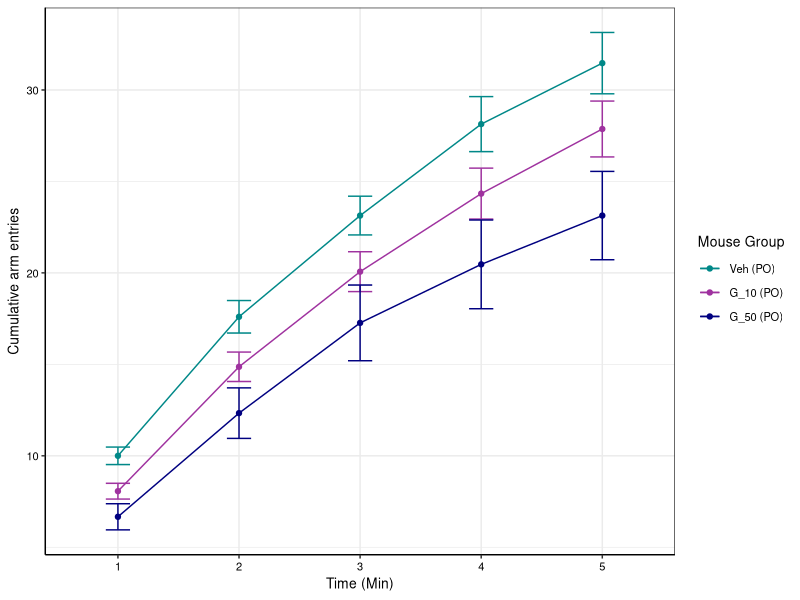
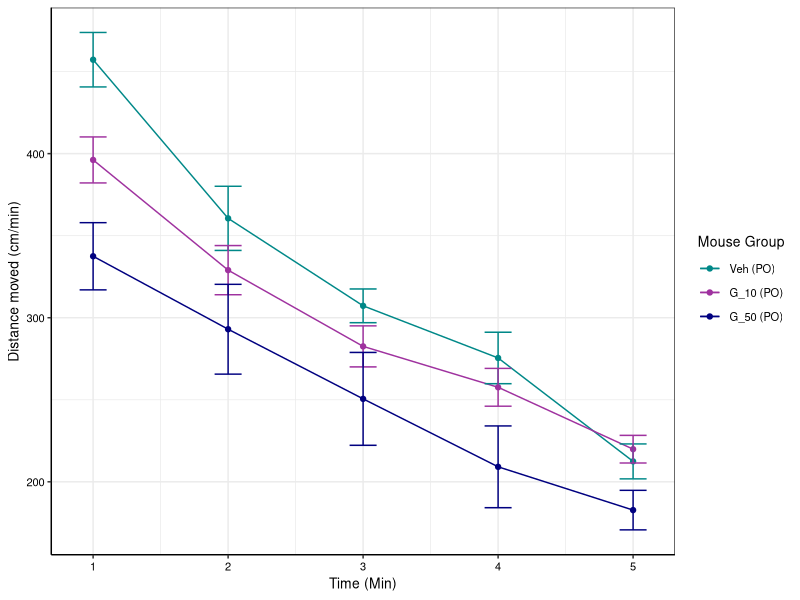
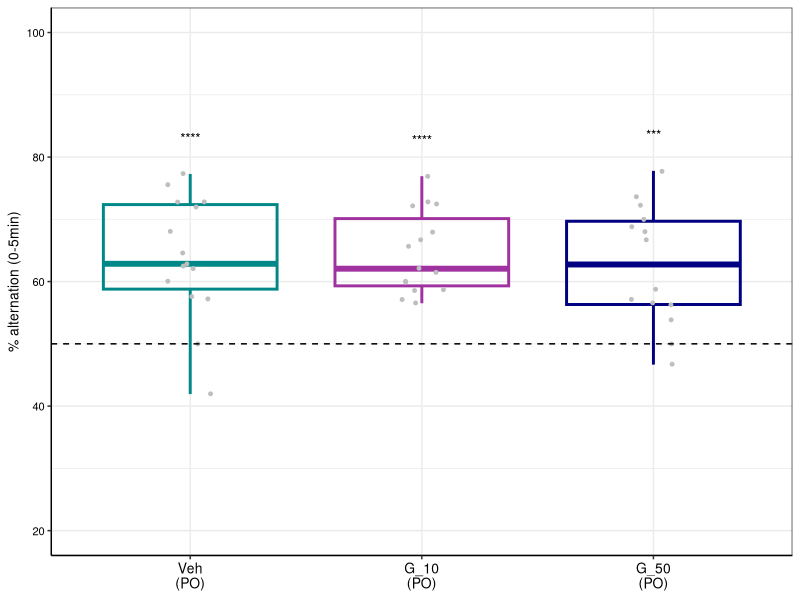
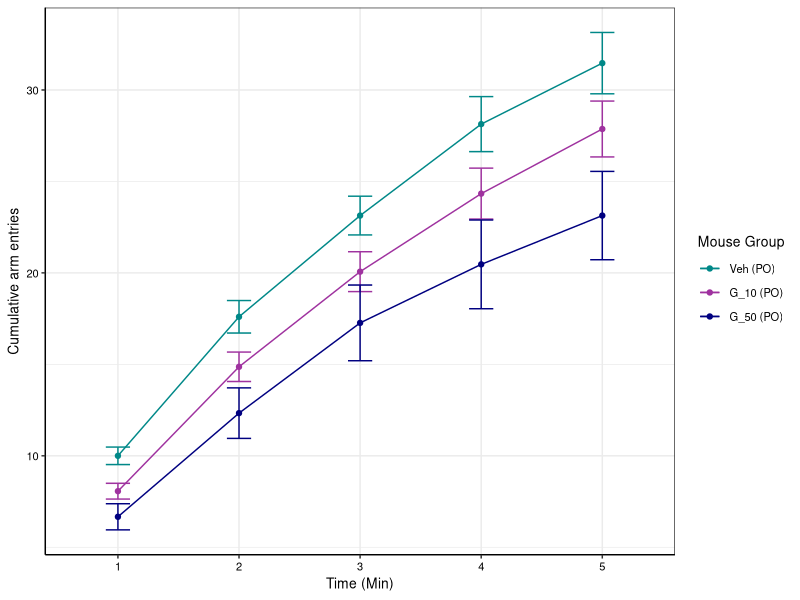
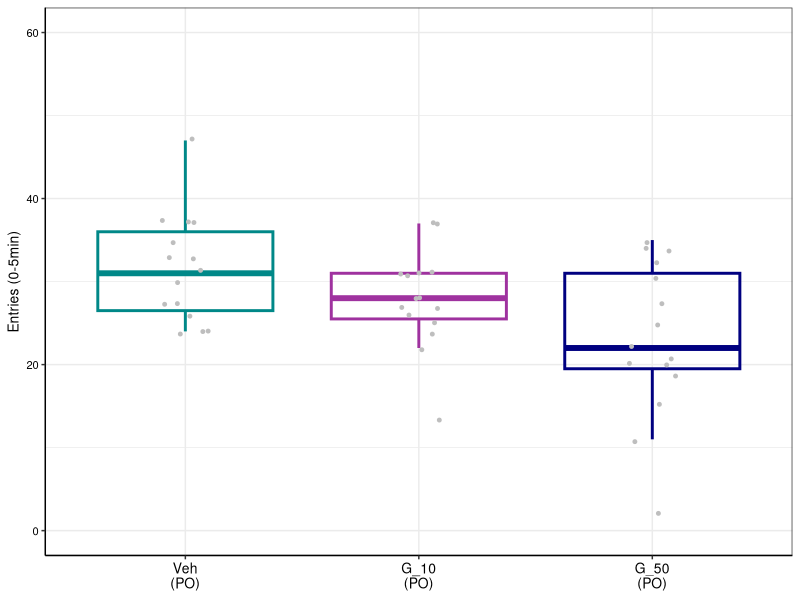
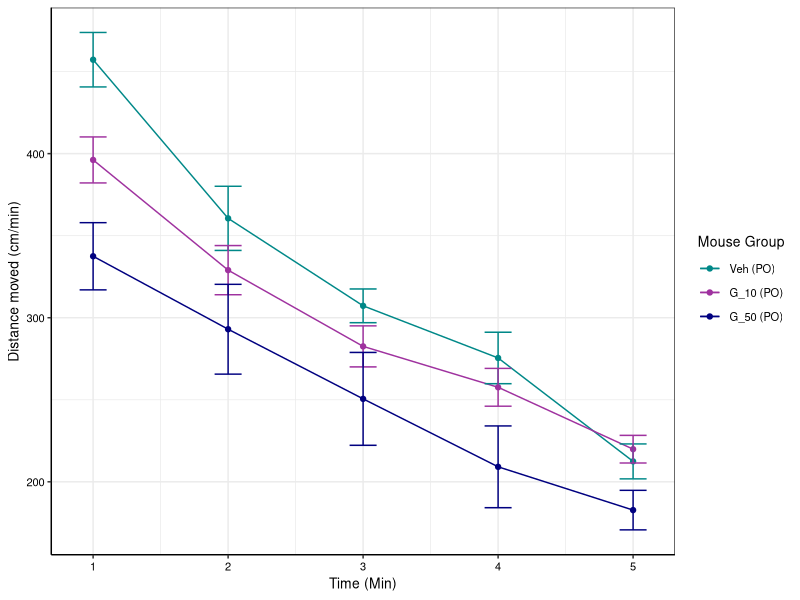
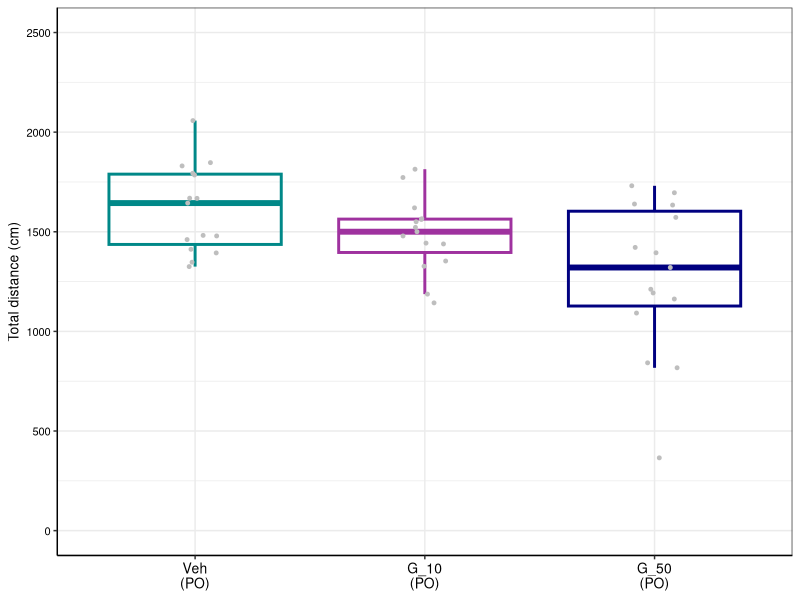

Source code (R) for these figures, in order:
## ---- chunk 1
library(dplyr)
library(ggplot2)
library(readxl)
library(ggpubr)
library(rstatix)
library(multcomp)
## ---- chunk 2
ymaze_data <- read_excel("Male cohort 2 - PO/Data to plot - cohort 2.xlsx", sheet = "Ymaze_2")
ymaze_data$Value <- as.numeric(ymaze_data$Value)
ymaze_data$`Mouse Group` <- ifelse(ymaze_data$`Mouse Group` == 'Vehicle', 'Veh\n(PO)', ifelse(ymaze_data$`Mouse Group` == 'GDCA (10mg/kg, PO)', 'G_10\n(PO)', 'G_50\n(PO)'))
ymaze_data$`Mouse Group` <- factor(ymaze_data$`Mouse Group`,
                                levels = c("Veh\n(PO)", "G_10\n(PO)", "G_50\n(PO)"))
## ---- chunk 3
plotting_func_alternation <- function(df, variable, ylab, fname, wid = 2, ht = 2) {
  df <- dplyr::filter(df, Measure == variable)
  
  # Compute statistics
  # One sample t-test vs. chance (50% alternation) per group
  # Have to remove NA data first
  df <- dplyr::filter(df, !is.na(Value))
  tests <- df %>%
    dplyr::group_by(`Mouse Group`) %>%
    rstatix::t_test(Value ~ 1, mu = 50, detailed = TRUE) %>%
    rstatix::add_significance() %>%
    dplyr::ungroup()
  
  # Define positions of significance stars
  sig_pos <- df %>%
    dplyr::group_by(`Mouse Group`) %>%
    dplyr::summarise(y.position = min(100, max(Value, na.rm = TRUE) + 5), .groups = "drop")
  
  # Merge
  tests <- merge(tests, sig_pos, by = "Mouse Group") %>%
    dplyr::mutate(label = p.signif)
  
  ggplot(df, aes(x=`Mouse Group`, y=Value)) +
    geom_boxplot(aes(color = `Mouse Group`), fill = NA, outlier.shape = NA, linewidth = 1) +
    geom_point(color = "grey", position = position_jitter(width = 0.1), size = 1) +
    scale_color_manual(values = c("Veh\n(PO)" = "#008888", "G_10\n(PO)" = "#9f329f",
                                  "G_50\n(PO)" = "#000080")) +
    geom_text(data = tests, aes(x = `Mouse Group`, y = y.position, label = label), vjust = 0, size = 3.5) +
    theme_bw() +
    theme(legend.position = "none",
      axis.line = element_line(color='black'),
      axis.text.y = element_text(size = 8, color = 'black'),
      axis.text.x = element_text(size = 10, color = 'black'),
      axis.title.y = element_text(size = 10, color = 'black'),
      axis.title.x = element_blank()) +
    labs(y = ylab) +
    geom_hline(yintercept = 50, linetype = 'dashed', color = 'black') +
    ylim(20,100)
  
  ggsave(fname, width = wid, height = ht)
  
  return(tests)
}
## ---- chunk 4
# "% alternation (0-5min)"
pc_alt_05 <- plotting_func_alternation(ymaze_data, "% alternation (0-5min)",
              "% alternation (0-5min)", "Male cohort 2 - PO/ymaze_pc_alternation_0_to_5.pdf")
## ---- chunk 5
entries <- dplyr::filter(ymaze_data, startsWith(Measure, 'Entries'))

# Add a timepoint column
entries$Time <- substr(entries$Measure, 12, 12)

# Need a "summary" data frame
entries_summary <- entries %>%
  group_by(`Mouse Group`, Time) %>%
  summarise(
    mean_value = mean(Value, na.rm = TRUE),
    se = sd(Value, na.rm = TRUE) / sqrt(n()),
    .groups = "drop"
  )

# Want to get rid of the newline for the line graph legend
entries_summary$`Mouse Group` <- ifelse(entries_summary$`Mouse Group` == 'Veh\n(PO)',
                                        'Veh (PO)', ifelse(entries_summary$`Mouse Group` == 'G_10\n(PO)', 'G_10 (PO)', 'G_50 (PO)'))
entries_summary$`Mouse Group` <- factor(entries_summary$`Mouse Group`,
                                        levels = c("Veh (PO)", "G_10 (PO)", "G_50 (PO)"))

# Plot line graph
ggplot(entries_summary, aes(x = Time, y = mean_value, color = `Mouse Group`, group = `Mouse Group`)) + geom_line() + geom_point() + geom_errorbar(aes(ymin = mean_value - se, ymax = mean_value + se), width = 0.2) + labs(x = "Time (Min)", y = "Cumulative arm entries") +
    scale_color_manual(values = c("Veh (PO)" = "#008888", "G_10 (PO)" = "#9f329f",
                                  "G_50 (PO)" = "#000080")) +
    theme_bw() +
    theme(axis.line = element_line(color='black'),
      axis.text = element_text(size = 8, color = 'black'),
      axis.title = element_text(size = 10, color = 'black'),
      legend.title = element_text(size = 10, color = 'black'),
      legend.text = element_text(size = 8, color = 'black'))

ggsave('Male cohort 2 - PO/ymaze_cumulative_arm_entries.pdf', width = 4, height = 2)
## ---- chunk 6
generic_boxplot_func <- function(df, variable, ylab,
                          fname, ymax, wid = 2, ht = 2) {
  
  df <- dplyr::filter(df, Measure == variable)
  ggplot(df, aes(x=`Mouse Group`, y=Value)) +
    geom_boxplot(aes(color = `Mouse Group`), fill = NA, outlier.shape = NA, linewidth = 1) +
    geom_point(color = "grey", position = position_jitter(width = 0.1), size = 1) +
    scale_color_manual(values = c("Veh\n(PO)" = "#008888", "G_10\n(PO)" = "#9f329f",
                                  "G_50\n(PO)" = "#000080")) +
    theme_bw() +
    theme(legend.position = "none",
      axis.line = element_line(color='black'),
      axis.text.y = element_text(size = 8, color = 'black'),
      axis.text.x = element_text(size = 10, color = 'black'),
      axis.title.y = element_text(size = 10, color = 'black'),
      axis.title.x = element_blank()) +
    labs(y = ylab) + ylim(0, ymax)
  
  ggsave(fname, width = wid, height = ht)
}
## ---- chunk 7
generic_boxplot_func(entries, 'Entries (0-5min)', 'Entries (0-5min)',
                     'Male cohort 2 - PO/ymaze_entries_05_boxplot.pdf', 60)

for_stats <- dplyr::filter(entries, Measure == 'Entries (0-5min)')
for_stats <- dplyr::rename(for_stats, MouseGroup=`Mouse Group`)
# https://biostat.jhsph.edu/~iruczins/teaching/materials/code/av5/c.av5.a.html
anova_result_entries <- aov(Value ~ MouseGroup, data = for_stats)
summary(anova_result_entries)
dunnett_result_entries <- glht(anova_result_entries,
                               linfct=mcp(MouseGroup="Dunnett"))
summary(dunnett_result_entries)
confint(dunnett_result_entries)
## ---- chunk 8
distance <- dplyr::filter(ymaze_data, startsWith(Measure, 'Distance'))

# Add a timepoint column
distance$Time <- rep(seq(1,5), each = 45)

# Need a "summary" data frame
distance_summary <- distance %>%
  group_by(`Mouse Group`, Time) %>%
  summarise(
    mean_value = mean(Value, na.rm = TRUE),
    se = sd(Value, na.rm = TRUE) / sqrt(n()),
    .groups = "drop"
  )

# Want to get rid of the newline for the line graph legend
distance_summary$`Mouse Group` <- ifelse(distance_summary$`Mouse Group` == 'Veh\n(PO)',
                                        'Veh (PO)', ifelse(distance_summary$`Mouse Group` == 'G_10\n(PO)', 'G_10 (PO)', 'G_50 (PO)'))
distance_summary$`Mouse Group` <- factor(distance_summary$`Mouse Group`,
                                        levels = c("Veh (PO)", "G_10 (PO)", "G_50 (PO)"))

# Plot line graph
ggplot(distance_summary, aes(x = Time, y = mean_value, color = `Mouse Group`, group = `Mouse Group`)) + geom_line() + geom_point() + geom_errorbar(aes(ymin = mean_value - se, ymax = mean_value + se), width = 0.2) + labs(x = "Time (Min)", y = "Distance moved (cm/min)") +
    scale_color_manual(values = c("Veh (PO)" = "#008888", "G_10 (PO)" = "#9f329f",
                                  "G_50 (PO)" = "#000080")) +
    theme_bw() +
    theme(axis.line = element_line(color='black'),
      axis.text = element_text(size = 8, color = 'black'),
      axis.title = element_text(size = 10, color = 'black'),
      legend.title = element_text(size = 10, color = 'black'),
      legend.text = element_text(size = 8, color = 'black'))

ggsave('Male cohort 2 - PO/ymaze_distance_moved_per_min.pdf', width = 4, height = 2)
## ---- chunk 9
distance_sum <- distance %>%
  group_by(`Mouse ID`, `Mouse Group`) %>%
  summarise(total_value = sum(Value, na.rm = TRUE),
            .groups = "drop")

# Make some changes to make the function work
distance_sum$Measure <- 'Total distance (cm)'
distance_sum <- dplyr::rename(distance_sum, Value=total_value)

generic_boxplot_func(distance_sum, 'Total distance (cm)', 'Total distance (cm)',
                     'Male cohort 2 - PO/ymaze_total_distance_boxplot.pdf', 2500)

distance_sum <- dplyr::rename(distance_sum, MouseGroup=`Mouse Group`)
# https://biostat.jhsph.edu/~iruczins/teaching/materials/code/av5/c.av5.a.html
anova_result_distance <- aov(Value ~ MouseGroup, data = distance_sum)
summary(anova_result_distance)
dunnett_result_distance <- glht(anova_result_distance,
                               linfct=mcp(MouseGroup="Dunnett"))
summary(dunnett_result_distance)
confint(dunnett_result_distance)
